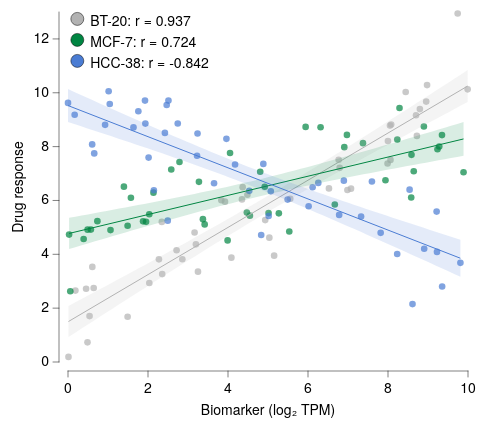

The specification (Vega-Lite) saved for this image:
### Vega-Lite specification from a JSON file in a GitHub repository (floating-point values rounded to 4 significant figures; data arrays with more than 128 entries replaced by an {"elided": "..."} marker saying what was removed)
{"background": null, "config": {"arc": {"fill": "#DBDBDB", "fillOpacity": 1.0, "innerRadius": 43.75, "padAngle": 0.03, "stroke": "black", "strokeOpacity": 1, "strokeWidth": 0.25}, "area": {"fill": "#DBDBDB", "fillOpacity": 1.0, "stroke": "black", "strokeOpacity": 1, "strokeWidth": 0.25}, "axis": {"domain": true, "domainCap": "round", "domainColor": "black", "domainWidth": 0.25, "grid": false, "gridCap": "round", "gridColor": "#F1F1F1", "gridDash": [0, 0], "gridOpacity": 1.0, "gridWidth": 0.25, "labelColor": "black", "labelFont": "Helvetica Neue, HelveticaNeue, Helvetica, Arial, sans-serif", "labelFontSize": 7, "labelFontStyle": "normal", "labelFontWeight": 400, "offset": 4.5, "ticks": true, "tickCap": "round", "tickColor": "black", "tickRound": false, "tickSize": 3, "tickWidth": 0.25, "titleColor": "black", "titleFont": "Helvetica Neue, HelveticaNeue, Helvetica, Arial, sans-serif", "titleFontSize": 7, "titleFontStyle": "normal", "titleFontWeight": 400}, "axisX": {"domain": true, "labelAlign": "center", "labelAngle": 0, "labels": true, "ticks": true, "translate": 0}, "axisY": {"domain": true, "labelAlign": "right", "labelAngle": 0, "labels": true, "ticks": true, "translate": 0}, "axisRight": {"domain": true, "labelAlign": "left", "labelAngle": 0, "labels": true, "ticks": true, "translate": 0}, "axisTop": {"domain": true, "labelAlign": "center", "labelAngle": 0, "labels": true, "ticks": true, "translate": 0}, "axisBand": {"tickOffset": 0}, "bar": {"fill": "#DBDBDB", "fillOpacity": 1.0, "stroke": "black", "strokeOpacity": 1, "strokeWidth": 0.25}, "boxplot": {"size": 15.75, "ticks": {"cornerRadius": 0.25, "fill": "black", "opacity": 1, "size": 7.875, "thickness": 0.25}, "box": {"fillOpacity": 1.0, "stroke": "black", "strokeOpacity": 1, "strokeWidth": 0.25}, "median": {"cornerRadius": 0, "fill": "black", "fillOpacity": 1.0, "opacity": 1, "size": 15.75, "thickness": 0.25}, "rule": {"fill": "black", "fillOpacity": 1.0, "size": 17.5, "stroke": "black", "strokeDash": [0, 0], "strokeOpacity": 1, "strokeWidth": 0.25}, "outliers": {"color": "black", "fill": "black", "fillOpacity": 1.0, "size": 0, "stroke": "black", "strokeOpacity": 1, "strokeWidth": 0.25}}, "circle": {"fill": "black", "fillOpacity": 1.0, "size": 2.188, "stroke": null, "strokeOpacity": 1, "strokeWidth": 0.25}, "errorband": {"band": {"fillOpacity": 0.6, "stroke": null, "strokeWidth": 0.25, "strokeOpacity": 1}, "borders": {"opacity": 0, "strokeOpacity": 0.25, "strokeWidth": 1}}, "errorbar": {"opacity": 1, "rule": {"strokeDash": [0, 0], "strokeWidth": 0.25}, "ticks": {"color": "black", "cornerRadius": 0.125, "opacity": 1, "size": 10.5, "thickness": 0.25}, "thickness": 0.25}, "font": "Helvetica Neue, HelveticaNeue, Helvetica, Arial, sans-serif", "geoshape": {"fill": "#DBDBDB", "fillOpacity": 1.0, "stroke": "black", "strokeOpacity": 1, "strokeWidth": 0.25}, "header": {"labelColor": "black", "labelFont": "Helvetica Neue, HelveticaNeue, Helvetica, Arial, sans-serif", "labelFontSize": 7, "labelFontStyle": "normal", "labelFontWeight": 400, "titleColor": "black", "titleFont": "Helvetica Neue, HelveticaNeue, Helvetica, Arial, sans-serif", "titleFontSize": 7, "titleFontStyle": "normal", "titleFontWeight": 400, "titlePadding": 0}, "legend": {"disable": false, "offset": 4.5, "titlePadding": 4, "labelOffset": 2, "gradientLabelOffset": 2, "gradientLength": 87.5, "gradientThickness": 8.75, "gradientOpacity": 1.0, "gradientStrokeColor": "black", "gradientStrokeWidth": 0.25, "labelColor": "black", "labelFont": "Helvetica Neue, HelveticaNeue, Helvetica, Arial, sans-serif", "labelFontSize": 7, "labelFontStyle": "normal", "labelFontWeight": 400, "strokeColor": "black", "strokeWidth": 0, "symbolSize": 42, "symbolStrokeColor": "black", "symbolStrokeWidth": 0.25, "titleColor": "black", "titleFont": "Helvetica Neue, HelveticaNeue, Helvetica, Arial, sans-serif", "titleFontSize": 7, "titleFontStyle": "normal", "titleFontWeight": 400}, "line": {"color": "black", "stroke": "black", "strokeCap": "butt", "strokeDash": [0, 0], "strokeOpacity": 1, "strokeWidth": 0.5}, "point": {"filled": true, "fill": "#DBDBDB", "fillOpacity": 1.0, "size": 8.75, "stroke": "black", "strokeOpacity": 1, "strokeWidth": 0.25}, "range": {"category": ["#B2B2B2", "#4A7CD3", "#008542", "#664CAF", "#509F98", "#636363", "#284F93", "#005226", "#382864", "#285753"], "diverging": {"scheme": ["#443E60", "#5F597E", "#7C759B", "#9994B6", "#B7B4CC", "#D6D5DC", "#F6F6F6", "#D1DAD9", "#A4C2BF", "#7AA9A4", "#578E89", "#37736E", "#1B5954"]}, "heatmap": {"scheme": ["#440154", "#472270", "#433E82", "#38598C", "#2C728E", "#238A8D", "#24A086", "#39B578", "#5DC862", "#96D646", "#CAE02D", "#FDE724"]}, "ordinal": {"scheme": ["#F1F1F1", "#DBDBDB", "#C6C6C6", "#B2B2B2", "#9D9D9D", "#898989", "#767676", "#636363", "#515151", "#404040", "#2F2F2F", "#1F1F1F"]}, "ramp": {"scheme": ["#440154", "#472270", "#433E82", "#38598C", "#2C728E", "#238A8D", "#24A086", "#39B578", "#5DC862", "#96D646", "#CAE02D", "#FDE724"]}}, "rule": {"color": "black", "stroke": "black", "strokeCap": "round", "strokeDash": [2, 2], "strokeOpacity": 1, "strokeWidth": 0.25}, "scale": {"barBandPaddingInner": 0.1, "rectBandPaddingInner": 0, "tickBandPaddingInner": 0.1, "bandPaddingOuter": 0.1, "bandWithNestedOffsetPaddingInner": 0.2, "bandWithNestedOffsetPaddingOuter": 0.2, "offsetBandPaddingInner": 0, "offsetBandPaddingOuter": 0, "round": false}, "rect": {"fill": "#DBDBDB", "fillOpacity": 1.0, "stroke": "black", "strokeOpacity": 1, "strokeWidth": 0.25}, "square": {"fill": "#DBDBDB", "fillOpacity": 1.0, "size": 17.5, "stroke": "black", "strokeOpacity": 1, "strokeWidth": 0.25}, "text": {"color": "black", "font": "Helvetica Neue, HelveticaNeue, Helvetica, Arial, sans-serif", "fontSize": 7, "fontStyle": "normal", "fontWeight": 400}, "tick": {"color": "black", "cornerRadius": 0.125, "opacity": 1.0, "size": 15.75, "thickness": 0.25}, "title": {"anchor": "middle", "frame": "group", "color": "black", "font": "Helvetica Neue, HelveticaNeue, Helvetica, Arial, sans-serif", "fontSize": 7, "fontStyle": "normal", "fontWeight": 400, "subtitleColor": "black", "subtitleFont": "Helvetica Neue, HelveticaNeue, Helvetica, Arial, sans-serif", "subtitleFontSize": "Helvetica Neue, HelveticaNeue, Helvetica, Arial, sans-serif", "subtitleFontStyle": "normal", "subtitleFontWeight": 400}, "trail": {"color": "black", "opacity": 1, "size": 0.5}, "view": {"continuousWidth": 200, "continuousHeight": 175, "discreteWidth": 200, "discreteHeight": 175, "fill": null, "stroke": null, "strokeWidth": 0.25}}, "layer": [{"data": {"name": "data-aeb621f813ff548d864cbc1ba7ea44aa"}, "mark": {"type": "circle", "opacity": 0.7, "size": 11}, "encoding": {"color": {"field": "cell line", "title": "Cell line", "type": "nominal"}, "x": {"field": "biomarker", "title": "Biomarker (log₂ TPM)", "type": "quantitative"}, "y": {"field": "response", "title": "Drug response", "type": "quantitative"}}}, {"layer": [{"data": {"name": "data-5b9605a0622f52ef3f2c835fb4bdee55"}, "mark": {"type": "area", "fillOpacity": 0.15, "stroke": null, "strokeWidth": 0}, "encoding": {"color": {"field": "cell line", "legend": null, "type": "nominal"}, "x": {"field": "biomarker", "type": "quantitative"}, "y": {"field": "response", "type": "quantitative"}, "y2": {"field": "__ci_hi"}}, "name": "__dysonsphere_26c00cf1b525817f_47"}, {"data": {"name": "data-713ad55b86ab91ca18e055558fb19118"}, "mark": {"type": "line"}, "encoding": {"color": {"field": "cell line", "legend": null, "type": "nominal"}, "x": {"field": "biomarker", "type": "quantitative"}, "y": {"field": "response", "type": "quantitative"}}}, {"data": {"values": [{"cell line": "BT-20", "__dysonsphere__": 1}]}, "mark": {"type": "point", "filled": true, "size": 42, "stroke": "black", "strokeWidth": 0.25}, "encoding": {"color": {"field": "cell line", "legend": null, "type": "nominal"}, "x": {"value": 4.66}, "y": {"value": 3.45}}}, {"data": {"values": [{"__dysonsphere__": 1}]}, "mark": {"type": "text", "align": "left", "baseline": "top", "dx": 0, "dy": 0, "fontSize": 7}, "encoding": {"text": {"value": "BT-20: r = 0.937"}, "x": {"value": 11.11}, "y": {"value": 1.0}}}, {"data": {"name": "data-9a3b3ce47fc1957dc85262453c30ab1f"}, "mark": {"type": "area", "fillOpacity": 0.15, "stroke": null, "strokeWidth": 0}, "encoding": {"color": {"field": "cell line", "legend": null, "type": "nominal"}, "x": {"field": "biomarker", "type": "quantitative"}, "y": {"field": "response", "type": "quantitative"}, "y2": {"field": "__ci_hi"}}, "name": "__dysonsphere_d251c693c0a038a7_48"}, {"data": {"name": "data-f25d4e025d71637d7f1a8f2dce3f0268"}, "mark": {"type": "line"}, "encoding": {"color": {"field": "cell line", "legend": null, "type": "nominal"}, "x": {"field": "biomarker", "type": "quantitative"}, "y": {"field": "response", "type": "quantitative"}}}, {"data": {"values": [{"cell line": "MCF-7", "__dysonsphere__": 1}]}, "mark": {"type": "point", "filled": true, "size": 42, "stroke": "black", "strokeWidth": 0.25}, "encoding": {"color": {"field": "cell line", "legend": null, "type": "nominal"}, "x": {"value": 4.66}, "y": {"value": 13.95}}}, {"data": {"values": [{"__dysonsphere__": 1}]}, "mark": {"type": "text", "align": "left", "baseline": "top", "dx": 0, "dy": 0, "fontSize": 7}, "encoding": {"text": {"value": "MCF-7: r = 0.724"}, "x": {"value": 11.11}, "y": {"value": 11.5}}}, {"data": {"name": "data-dd8661d0aac82987c835da9307697e50"}, "mark": {"type": "area", "fillOpacity": 0.15, "stroke": null, "strokeWidth": 0}, "encoding": {"color": {"field": "cell line", "legend": null, "type": "nominal"}, "x": {"field": "biomarker", "type": "quantitative"}, "y": {"field": "response", "type": "quantitative"}, "y2": {"field": "__ci_hi"}}, "name": "__dysonsphere_f53abd72141ee444_49"}, {"data": {"name": "data-82315b846c24b0703f99c9dc12426a5e"}, "mark": {"type": "line"}, "encoding": {"color": {"field": "cell line", "legend": null, "type": "nominal"}, "x": {"field": "biomarker", "type": "quantitative"}, "y": {"field": "response", "type": "quantitative"}}}, {"data": {"values": [{"cell line": "HCC-38", "__dysonsphere__": 1}]}, "mark": {"type": "point", "filled": true, "size": 42, "stroke": "black", "strokeWidth": 0.25}, "encoding": {"color": {"field": "cell line", "legend": null, "type": "nominal"}, "x": {"value": 4.66}, "y": {"value": 24.45}}}, {"data": {"values": [{"__dysonsphere__": 1}]}, "mark": {"type": "text", "align": "left", "baseline": "top", "dx": 0, "dy": 0, "fontSize": 7}, "encoding": {"text": {"value": "HCC-38: r = -0.842"}, "x": {"value": 11.11}, "y": {"value": 22.0}}}]}], "$schema": "https://vega.github.io/schema/vega-lite/v6.4.1.json", "datasets": {"data-aeb621f813ff548d864cbc1ba7ea44aa": {"elided": "135 records"}, "data-5b9605a0622f52ef3f2c835fb4bdee55": [{"biomarker": 0.012, "response": 0.927, "__ci_hi": 2.081, "cell line": "BT-20", "__dysonsphere__": 1}, {"biomarker": 0.1704, "response": 1.079, "__ci_hi": 2.207, "cell line": "BT-20", "__dysonsphere__": 1}, {"biomarker": 0.3288, "response": 1.232, "__ci_hi": 2.332, "cell line": "BT-20", "__dysonsphere__": 1}, {"biomarker": 0.4872, "response": 1.384, "__ci_hi": 2.458, "cell line": "BT-20", "__dysonsphere__": 1}, {"biomarker": 0.6456, "response": 1.535, "__ci_hi": 2.584, "cell line": "BT-20", "__dysonsphere__": 1}, {"biomarker": 0.804, "response": 1.687, "__ci_hi": 2.71, "cell line": "BT-20", "__dysonsphere__": 1}, {"biomarker": 0.9625, "response": 1.839, "__ci_hi": 2.836, "cell line": "BT-20", "__dysonsphere__": 1}, {"biomarker": 1.121, "response": 1.99, "__ci_hi": 2.962, "cell line": "BT-20", "__dysonsphere__": 1}, {"biomarker": 1.279, "response": 2.141, "__ci_hi": 3.088, "cell line": "BT-20", "__dysonsphere__": 1}, {"biomarker": 1.438, "response": 2.292, "__ci_hi": 3.215, "cell line": "BT-20", "__dysonsphere__": 1}, {"biomarker": 1.596, "response": 2.443, "__ci_hi": 3.342, "cell line": "BT-20", "__dysonsphere__": 1}, {"biomarker": 1.754, "response": 2.593, "__ci_hi": 3.469, "cell line": "BT-20", "__dysonsphere__": 1}, {"biomarker": 1.913, "response": 2.743, "__ci_hi": 3.597, "cell line": "BT-20", "__dysonsphere__": 1}, {"biomarker": 2.071, "response": 2.893, "__ci_hi": 3.725, "cell line": "BT-20", "__dysonsphere__": 1}, {"biomarker": 2.23, "response": 3.043, "__ci_hi": 3.853, "cell line": "BT-20", "__dysonsphere__": 1}, {"biomarker": 2.388, "response": 3.192, "__ci_hi": 3.981, "cell line": "BT-20", "__dysonsphere__": 1}, {"biomarker": 2.547, "response": 3.341, "__ci_hi": 4.11, "cell line": "BT-20", "__dysonsphere__": 1}, {"biomarker": 2.705, "response": 3.489, "__ci_hi": 4.239, "cell line": "BT-20", "__dysonsphere__": 1}, {"biomarker": 2.863, "response": 3.637, "__ci_hi": 4.369, "cell line": "BT-20", "__dysonsphere__": 1}, {"biomarker": 3.022, "response": 3.785, "__ci_hi": 4.499, "cell line": "BT-20", "__dysonsphere__": 1}, {"biomarker": 3.18, "response": 3.932, "__ci_hi": 4.63, "cell line": "BT-20", "__dysonsphere__": 1}, {"biomarker": 3.339, "response": 4.078, "__ci_hi": 4.761, "cell line": "BT-20", "__dysonsphere__": 1}, {"biomarker": 3.497, "response": 4.224, "__ci_hi": 4.893, "cell line": "BT-20", "__dysonsphere__": 1}, {"biomarker": 3.655, "response": 4.369, "__ci_hi": 5.025, "cell line": "BT-20", "__dysonsphere__": 1}, {"biomarker": 3.814, "response": 4.514, "__ci_hi": 5.158, "cell line": "BT-20", "__dysonsphere__": 1}, {"biomarker": 3.972, "response": 4.658, "__ci_hi": 5.292, "cell line": "BT-20", "__dysonsphere__": 1}, {"biomarker": 4.131, "response": 4.801, "__ci_hi": 5.426, "cell line": "BT-20", "__dysonsphere__": 1}, {"biomarker": 4.289, "response": 4.943, "__ci_hi": 5.561, "cell line": "BT-20", "__dysonsphere__": 1}, {"biomarker": 4.447, "response": 5.085, "__ci_hi": 5.697, "cell line": "BT-20", "__dysonsphere__": 1}, {"biomarker": 4.606, "response": 5.226, "__ci_hi": 5.834, "cell line": "BT-20", "__dysonsphere__": 1}, {"biomarker": 4.764, "response": 5.366, "__ci_hi": 5.972, "cell line": "BT-20", "__dysonsphere__": 1}, {"biomarker": 4.923, "response": 5.505, "__ci_hi": 6.11, "cell line": "BT-20", "__dysonsphere__": 1}, {"biomarker": 5.081, "response": 5.643, "__ci_hi": 6.25, "cell line": "BT-20", "__dysonsphere__": 1}, {"biomarker": 5.239, "response": 5.781, "__ci_hi": 6.39, "cell line": "BT-20", "__dysonsphere__": 1}, {"biomarker": 5.398, "response": 5.918, "__ci_hi": 6.531, "cell line": "BT-20", "__dysonsphere__": 1}, {"biomarker": 5.556, "response": 6.053, "__ci_hi": 6.672, "cell line": "BT-20", "__dysonsphere__": 1}, {"biomarker": 5.715, "response": 6.189, "__ci_hi": 6.815, "cell line": "BT-20", "__dysonsphere__": 1}, {"biomarker": 5.873, "response": 6.323, "__ci_hi": 6.958, "cell line": "BT-20", "__dysonsphere__": 1}, {"biomarker": 6.032, "response": 6.457, "__ci_hi": 7.102, "cell line": "BT-20", "__dysonsphere__": 1}, {"biomarker": 6.19, "response": 6.589, "__ci_hi": 7.247, "cell line": "BT-20", "__dysonsphere__": 1}, {"biomarker": 6.348, "response": 6.722, "__ci_hi": 7.392, "cell line": "BT-20", "__dysonsphere__": 1}, {"biomarker": 6.507, "response": 6.853, "__ci_hi": 7.538, "cell line": "BT-20", "__dysonsphere__": 1}, {"biomarker": 6.665, "response": 6.985, "__ci_hi": 7.685, "cell line": "BT-20", "__dysonsphere__": 1}, {"biomarker": 6.824, "response": 7.115, "__ci_hi": 7.832, "cell line": "BT-20", "__dysonsphere__": 1}, {"biomarker": 6.982, "response": 7.245, "__ci_hi": 7.979, "cell line": "BT-20", "__dysonsphere__": 1}, {"biomarker": 7.14, "response": 7.375, "__ci_hi": 8.128, "cell line": "BT-20", "__dysonsphere__": 1}, {"biomarker": 7.299, "response": 7.504, "__ci_hi": 8.276, "cell line": "BT-20", "__dysonsphere__": 1}, {"biomarker": 7.457, "response": 7.633, "__ci_hi": 8.425, "cell line": "BT-20", "__dysonsphere__": 1}, {"biomarker": 7.616, "response": 7.761, "__ci_hi": 8.574, "cell line": "BT-20", "__dysonsphere__": 1}, {"biomarker": 7.774, "response": 7.889, "__ci_hi": 8.724, "cell line": "BT-20", "__dysonsphere__": 1}, {"biomarker": 7.932, "response": 8.017, "__ci_hi": 8.874, "cell line": "BT-20", "__dysonsphere__": 1}, {"biomarker": 8.091, "response": 8.144, "__ci_hi": 9.024, "cell line": "BT-20", "__dysonsphere__": 1}, {"biomarker": 8.249, "response": 8.271, "__ci_hi": 9.174, "cell line": "BT-20", "__dysonsphere__": 1}, {"biomarker": 8.408, "response": 8.398, "__ci_hi": 9.325, "cell line": "BT-20", "__dysonsphere__": 1}, {"biomarker": 8.566, "response": 8.525, "__ci_hi": 9.476, "cell line": "BT-20", "__dysonsphere__": 1}, {"biomarker": 8.724, "response": 8.651, "__ci_hi": 9.627, "cell line": "BT-20", "__dysonsphere__": 1}, {"biomarker": 8.883, "response": 8.778, "__ci_hi": 9.779, "cell line": "BT-20", "__dysonsphere__": 1}, {"biomarker": 9.041, "response": 8.904, "__ci_hi": 9.93, "cell line": "BT-20", "__dysonsphere__": 1}, {"biomarker": 9.2, "response": 9.03, "__ci_hi": 10.08, "cell line": "BT-20", "__dysonsphere__": 1}, {"biomarker": 9.358, "response": 9.155, "__ci_hi": 10.23, "cell line": "BT-20", "__dysonsphere__": 1}, {"biomarker": 9.517, "response": 9.281, "__ci_hi": 10.39, "cell line": "BT-20", "__dysonsphere__": 1}, {"biomarker": 9.675, "response": 9.406, "__ci_hi": 10.54, "cell line": "BT-20", "__dysonsphere__": 1}, {"biomarker": 9.833, "response": 9.532, "__ci_hi": 10.69, "cell line": "BT-20", "__dysonsphere__": 1}, {"biomarker": 9.992, "response": 9.657, "__ci_hi": 10.84, "cell line": "BT-20", "__dysonsphere__": 1}], "data-713ad55b86ab91ca18e055558fb19118": [{"biomarker": 0.012, "response": 1.504, "cell line": "BT-20", "__dysonsphere__": 1}, {"biomarker": 9.992, "response": 10.25, "cell line": "BT-20", "__dysonsphere__": 1}], "data-9a3b3ce47fc1957dc85262453c30ab1f": [{"biomarker": 0.02745, "response": 4.195, "__ci_hi": 5.355, "cell line": "MCF-7", "__dysonsphere__": 1}, {"biomarker": 0.184, "response": 4.264, "__ci_hi": 5.397, "cell line": "MCF-7", "__dysonsphere__": 1}, {"biomarker": 0.3405, "response": 4.333, "__ci_hi": 5.439, "cell line": "MCF-7", "__dysonsphere__": 1}, {"biomarker": 0.497, "response": 4.402, "__ci_hi": 5.482, "cell line": "MCF-7", "__dysonsphere__": 1}, {"biomarker": 0.6536, "response": 4.471, "__ci_hi": 5.524, "cell line": "MCF-7", "__dysonsphere__": 1}, {"biomarker": 0.8101, "response": 4.54, "__ci_hi": 5.567, "cell line": "MCF-7", "__dysonsphere__": 1}, {"biomarker": 0.9666, "response": 4.608, "__ci_hi": 5.61, "cell line": "MCF-7", "__dysonsphere__": 1}, {"biomarker": 1.123, "response": 4.677, "__ci_hi": 5.653, "cell line": "MCF-7", "__dysonsphere__": 1}, {"biomarker": 1.28, "response": 4.745, "__ci_hi": 5.697, "cell line": "MCF-7", "__dysonsphere__": 1}, {"biomarker": 1.436, "response": 4.812, "__ci_hi": 5.74, "cell line": "MCF-7", "__dysonsphere__": 1}, {"biomarker": 1.593, "response": 4.88, "__ci_hi": 5.784, "cell line": "MCF-7", "__dysonsphere__": 1}, {"biomarker": 1.749, "response": 4.947, "__ci_hi": 5.829, "cell line": "MCF-7", "__dysonsphere__": 1}, {"biomarker": 1.906, "response": 5.014, "__ci_hi": 5.873, "cell line": "MCF-7", "__dysonsphere__": 1}, {"biomarker": 2.062, "response": 5.08, "__ci_hi": 5.918, "cell line": "MCF-7", "__dysonsphere__": 1}, {"biomarker": 2.219, "response": 5.147, "__ci_hi": 5.963, "cell line": "MCF-7", "__dysonsphere__": 1}, {"biomarker": 2.375, "response": 5.212, "__ci_hi": 6.009, "cell line": "MCF-7", "__dysonsphere__": 1}, {"biomarker": 2.532, "response": 5.278, "__ci_hi": 6.055, "cell line": "MCF-7", "__dysonsphere__": 1}, {"biomarker": 2.688, "response": 5.343, "__ci_hi": 6.101, "cell line": "MCF-7", "__dysonsphere__": 1}, {"biomarker": 2.845, "response": 5.407, "__ci_hi": 6.148, "cell line": "MCF-7", "__dysonsphere__": 1}, {"biomarker": 3.001, "response": 5.471, "__ci_hi": 6.196, "cell line": "MCF-7", "__dysonsphere__": 1}, {"biomarker": 3.158, "response": 5.534, "__ci_hi": 6.244, "cell line": "MCF-7", "__dysonsphere__": 1}, {"biomarker": 3.315, "response": 5.597, "__ci_hi": 6.293, "cell line": "MCF-7", "__dysonsphere__": 1}, {"biomarker": 3.471, "response": 5.659, "__ci_hi": 6.342, "cell line": "MCF-7", "__dysonsphere__": 1}, {"biomarker": 3.628, "response": 5.721, "__ci_hi": 6.392, "cell line": "MCF-7", "__dysonsphere__": 1}, {"biomarker": 3.784, "response": 5.781, "__ci_hi": 6.443, "cell line": "MCF-7", "__dysonsphere__": 1}, {"biomarker": 3.941, "response": 5.841, "__ci_hi": 6.494, "cell line": "MCF-7", "__dysonsphere__": 1}, {"biomarker": 4.097, "response": 5.901, "__ci_hi": 6.546, "cell line": "MCF-7", "__dysonsphere__": 1}, {"biomarker": 4.254, "response": 5.959, "__ci_hi": 6.599, "cell line": "MCF-7", "__dysonsphere__": 1}, {"biomarker": 4.41, "response": 6.017, "__ci_hi": 6.653, "cell line": "MCF-7", "__dysonsphere__": 1}, {"biomarker": 4.567, "response": 6.073, "__ci_hi": 6.708, "cell line": "MCF-7", "__dysonsphere__": 1}, {"biomarker": 4.723, "response": 6.129, "__ci_hi": 6.763, "cell line": "MCF-7", "__dysonsphere__": 1}, {"biomarker": 4.88, "response": 6.184, "__ci_hi": 6.82, "cell line": "MCF-7", "__dysonsphere__": 1}, {"biomarker": 5.036, "response": 6.239, "__ci_hi": 6.877, "cell line": "MCF-7", "__dysonsphere__": 1}, {"biomarker": 5.193, "response": 6.292, "__ci_hi": 6.935, "cell line": "MCF-7", "__dysonsphere__": 1}, {"biomarker": 5.349, "response": 6.345, "__ci_hi": 6.994, "cell line": "MCF-7", "__dysonsphere__": 1}, {"biomarker": 5.506, "response": 6.397, "__ci_hi": 7.053, "cell line": "MCF-7", "__dysonsphere__": 1}, {"biomarker": 5.662, "response": 6.448, "__ci_hi": 7.114, "cell line": "MCF-7", "__dysonsphere__": 1}, {"biomarker": 5.819, "response": 6.498, "__ci_hi": 7.175, "cell line": "MCF-7", "__dysonsphere__": 1}, {"biomarker": 5.975, "response": 6.548, "__ci_hi": 7.236, "cell line": "MCF-7", "__dysonsphere__": 1}, {"biomarker": 6.132, "response": 6.597, "__ci_hi": 7.299, "cell line": "MCF-7", "__dysonsphere__": 1}, {"biomarker": 6.289, "response": 6.645, "__ci_hi": 7.362, "cell line": "MCF-7", "__dysonsphere__": 1}, {"biomarker": 6.445, "response": 6.693, "__ci_hi": 7.425, "cell line": "MCF-7", "__dysonsphere__": 1}, {"biomarker": 6.602, "response": 6.74, "__ci_hi": 7.49, "cell line": "MCF-7", "__dysonsphere__": 1}, {"biomarker": 6.758, "response": 6.787, "__ci_hi": 7.554, "cell line": "MCF-7", "__dysonsphere__": 1}, {"biomarker": 6.915, "response": 6.833, "__ci_hi": 7.619, "cell line": "MCF-7", "__dysonsphere__": 1}, {"biomarker": 7.071, "response": 6.879, "__ci_hi": 7.685, "cell line": "MCF-7", "__dysonsphere__": 1}, {"biomarker": 7.228, "response": 6.925, "__ci_hi": 7.751, "cell line": "MCF-7", "__dysonsphere__": 1}, {"biomarker": 7.384, "response": 6.97, "__ci_hi": 7.817, "cell line": "MCF-7", "__dysonsphere__": 1}, {"biomarker": 7.541, "response": 7.015, "__ci_hi": 7.884, "cell line": "MCF-7", "__dysonsphere__": 1}, {"biomarker": 7.697, "response": 7.059, "__ci_hi": 7.951, "cell line": "MCF-7", "__dysonsphere__": 1}, {"biomarker": 7.854, "response": 7.103, "__ci_hi": 8.018, "cell line": "MCF-7", "__dysonsphere__": 1}, {"biomarker": 8.01, "response": 7.147, "__ci_hi": 8.086, "cell line": "MCF-7", "__dysonsphere__": 1}, {"biomarker": 8.167, "response": 7.19, "__ci_hi": 8.154, "cell line": "MCF-7", "__dysonsphere__": 1}, {"biomarker": 8.323, "response": 7.234, "__ci_hi": 8.222, "cell line": "MCF-7", "__dysonsphere__": 1}, {"biomarker": 8.48, "response": 7.277, "__ci_hi": 8.29, "cell line": "MCF-7", "__dysonsphere__": 1}, {"biomarker": 8.636, "response": 7.32, "__ci_hi": 8.359, "cell line": "MCF-7", "__dysonsphere__": 1}, {"biomarker": 8.793, "response": 7.362, "__ci_hi": 8.428, "cell line": "MCF-7", "__dysonsphere__": 1}, {"biomarker": 8.949, "response": 7.405, "__ci_hi": 8.497, "cell line": "MCF-7", "__dysonsphere__": 1}, {"biomarker": 9.106, "response": 7.447, "__ci_hi": 8.566, "cell line": "MCF-7", "__dysonsphere__": 1}, {"biomarker": 9.263, "response": 7.489, "__ci_hi": 8.635, "cell line": "MCF-7", "__dysonsphere__": 1}, {"biomarker": 9.419, "response": 7.531, "__ci_hi": 8.704, "cell line": "MCF-7", "__dysonsphere__": 1}, {"biomarker": 9.576, "response": 7.573, "__ci_hi": 8.774, "cell line": "MCF-7", "__dysonsphere__": 1}, {"biomarker": 9.732, "response": 7.615, "__ci_hi": 8.843, "cell line": "MCF-7", "__dysonsphere__": 1}, {"biomarker": 9.889, "response": 7.657, "__ci_hi": 8.913, "cell line": "MCF-7", "__dysonsphere__": 1}], "data-f25d4e025d71637d7f1a8f2dce3f0268": [{"biomarker": 0.02745, "response": 4.775, "cell line": "MCF-7", "__dysonsphere__": 1}, {"biomarker": 9.889, "response": 8.285, "cell line": "MCF-7", "__dysonsphere__": 1}], "data-dd8661d0aac82987c835da9307697e50": [{"biomarker": 1.36e-05, "response": 8.912, "__ci_hi": 10.14, "cell line": "HCC-38", "__dysonsphere__": 1}, {"biomarker": 0.1557, "response": 8.837, "__ci_hi": 10.03, "cell line": "HCC-38", "__dysonsphere__": 1}, {"biomarker": 0.3115, "response": 8.762, "__ci_hi": 9.928, "cell line": "HCC-38", "__dysonsphere__": 1}, {"biomarker": 0.4672, "response": 8.686, "__ci_hi": 9.824, "cell line": "HCC-38", "__dysonsphere__": 1}, {"biomarker": 0.6229, "response": 8.611, "__ci_hi": 9.719, "cell line": "HCC-38", "__dysonsphere__": 1}, {"biomarker": 0.7786, "response": 8.535, "__ci_hi": 9.615, "cell line": "HCC-38", "__dysonsphere__": 1}, {"biomarker": 0.9343, "response": 8.459, "__ci_hi": 9.511, "cell line": "HCC-38", "__dysonsphere__": 1}, {"biomarker": 1.09, "response": 8.382, "__ci_hi": 9.408, "cell line": "HCC-38", "__dysonsphere__": 1}, {"biomarker": 1.246, "response": 8.306, "__ci_hi": 9.304, "cell line": "HCC-38", "__dysonsphere__": 1}, {"biomarker": 1.401, "response": 8.229, "__ci_hi": 9.201, "cell line": "HCC-38", "__dysonsphere__": 1}, {"biomarker": 1.557, "response": 8.151, "__ci_hi": 9.098, "cell line": "HCC-38", "__dysonsphere__": 1}, {"biomarker": 1.713, "response": 8.074, "__ci_hi": 8.996, "cell line": "HCC-38", "__dysonsphere__": 1}, {"biomarker": 1.869, "response": 7.996, "__ci_hi": 8.894, "cell line": "HCC-38", "__dysonsphere__": 1}, {"biomarker": 2.024, "response": 7.918, "__ci_hi": 8.792, "cell line": "HCC-38", "__dysonsphere__": 1}, {"biomarker": 2.18, "response": 7.839, "__ci_hi": 8.691, "cell line": "HCC-38", "__dysonsphere__": 1}, {"biomarker": 2.336, "response": 7.76, "__ci_hi": 8.59, "cell line": "HCC-38", "__dysonsphere__": 1}, {"biomarker": 2.492, "response": 7.68, "__ci_hi": 8.489, "cell line": "HCC-38", "__dysonsphere__": 1}, {"biomarker": 2.647, "response": 7.6, "__ci_hi": 8.389, "cell line": "HCC-38", "__dysonsphere__": 1}, {"biomarker": 2.803, "response": 7.519, "__ci_hi": 8.29, "cell line": "HCC-38", "__dysonsphere__": 1}, {"biomarker": 2.959, "response": 7.438, "__ci_hi": 8.191, "cell line": "HCC-38", "__dysonsphere__": 1}, {"biomarker": 3.114, "response": 7.356, "__ci_hi": 8.093, "cell line": "HCC-38", "__dysonsphere__": 1}, {"biomarker": 3.27, "response": 7.273, "__ci_hi": 7.996, "cell line": "HCC-38", "__dysonsphere__": 1}, {"biomarker": 3.426, "response": 7.19, "__ci_hi": 7.899, "cell line": "HCC-38", "__dysonsphere__": 1}, {"biomarker": 3.582, "response": 7.106, "__ci_hi": 7.804, "cell line": "HCC-38", "__dysonsphere__": 1}, {"biomarker": 3.737, "response": 7.021, "__ci_hi": 7.708, "cell line": "HCC-38", "__dysonsphere__": 1}, {"biomarker": 3.893, "response": 6.935, "__ci_hi": 7.614, "cell line": "HCC-38", "__dysonsphere__": 1}, {"biomarker": 4.049, "response": 6.848, "__ci_hi": 7.521, "cell line": "HCC-38", "__dysonsphere__": 1}, {"biomarker": 4.204, "response": 6.76, "__ci_hi": 7.429, "cell line": "HCC-38", "__dysonsphere__": 1}, {"biomarker": 4.36, "response": 6.672, "__ci_hi": 7.337, "cell line": "HCC-38", "__dysonsphere__": 1}, {"biomarker": 4.516, "response": 6.582, "__ci_hi": 7.247, "cell line": "HCC-38", "__dysonsphere__": 1}, {"biomarker": 4.672, "response": 6.492, "__ci_hi": 7.157, "cell line": "HCC-38", "__dysonsphere__": 1}, {"biomarker": 4.827, "response": 6.4, "__ci_hi": 7.069, "cell line": "HCC-38", "__dysonsphere__": 1}, {"biomarker": 4.983, "response": 6.308, "__ci_hi": 6.981, "cell line": "HCC-38", "__dysonsphere__": 1}, {"biomarker": 5.139, "response": 6.215, "__ci_hi": 6.894, "cell line": "HCC-38", "__dysonsphere__": 1}, {"biomarker": 5.294, "response": 6.12, "__ci_hi": 6.808, "cell line": "HCC-38", "__dysonsphere__": 1}, {"biomarker": 5.45, "response": 6.025, "__ci_hi": 6.723, "cell line": "HCC-38", "__dysonsphere__": 1}, {"biomarker": 5.606, "response": 5.93, "__ci_hi": 6.639, "cell line": "HCC-38", "__dysonsphere__": 1}, {"biomarker": 5.762, "response": 5.833, "__ci_hi": 6.556, "cell line": "HCC-38", "__dysonsphere__": 1}, {"biomarker": 5.917, "response": 5.736, "__ci_hi": 6.473, "cell line": "HCC-38", "__dysonsphere__": 1}, {"biomarker": 6.073, "response": 5.638, "__ci_hi": 6.391, "cell line": "HCC-38", "__dysonsphere__": 1}, {"biomarker": 6.229, "response": 5.539, "__ci_hi": 6.31, "cell line": "HCC-38", "__dysonsphere__": 1}, {"biomarker": 6.384, "response": 5.44, "__ci_hi": 6.229, "cell line": "HCC-38", "__dysonsphere__": 1}, {"biomarker": 6.54, "response": 5.34, "__ci_hi": 6.149, "cell line": "HCC-38", "__dysonsphere__": 1}, {"biomarker": 6.696, "response": 5.239, "__ci_hi": 6.069, "cell line": "HCC-38", "__dysonsphere__": 1}, {"biomarker": 6.852, "response": 5.138, "__ci_hi": 5.99, "cell line": "HCC-38", "__dysonsphere__": 1}, {"biomarker": 7.007, "response": 5.037, "__ci_hi": 5.911, "cell line": "HCC-38", "__dysonsphere__": 1}, {"biomarker": 7.163, "response": 4.935, "__ci_hi": 5.833, "cell line": "HCC-38", "__dysonsphere__": 1}, {"biomarker": 7.319, "response": 4.833, "__ci_hi": 5.755, "cell line": "HCC-38", "__dysonsphere__": 1}, {"biomarker": 7.475, "response": 4.731, "__ci_hi": 5.677, "cell line": "HCC-38", "__dysonsphere__": 1}, {"biomarker": 7.63, "response": 4.628, "__ci_hi": 5.6, "cell line": "HCC-38", "__dysonsphere__": 1}, {"biomarker": 7.786, "response": 4.525, "__ci_hi": 5.523, "cell line": "HCC-38", "__dysonsphere__": 1}, {"biomarker": 7.942, "response": 4.421, "__ci_hi": 5.447, "cell line": "HCC-38", "__dysonsphere__": 1}, {"biomarker": 8.097, "response": 4.318, "__ci_hi": 5.37, "cell line": "HCC-38", "__dysonsphere__": 1}, {"biomarker": 8.253, "response": 4.214, "__ci_hi": 5.294, "cell line": "HCC-38", "__dysonsphere__": 1}, {"biomarker": 8.409, "response": 4.11, "__ci_hi": 5.218, "cell line": "HCC-38", "__dysonsphere__": 1}, {"biomarker": 8.565, "response": 4.005, "__ci_hi": 5.142, "cell line": "HCC-38", "__dysonsphere__": 1}, {"biomarker": 8.72, "response": 3.901, "__ci_hi": 5.067, "cell line": "HCC-38", "__dysonsphere__": 1}, {"biomarker": 8.876, "response": 3.796, "__ci_hi": 4.992, "cell line": "HCC-38", "__dysonsphere__": 1}, {"biomarker": 9.032, "response": 3.691, "__ci_hi": 4.916, "cell line": "HCC-38", "__dysonsphere__": 1}, {"biomarker": 9.187, "response": 3.586, "__ci_hi": 4.841, "cell line": "HCC-38", "__dysonsphere__": 1}, {"biomarker": 9.343, "response": 3.481, "__ci_hi": 4.766, "cell line": "HCC-38", "__dysonsphere__": 1}, {"biomarker": 9.499, "response": 3.376, "__ci_hi": 4.692, "cell line": "HCC-38", "__dysonsphere__": 1}, {"biomarker": 9.655, "response": 3.271, "__ci_hi": 4.617, "cell line": "HCC-38", "__dysonsphere__": 1}, {"biomarker": 9.81, "response": 3.165, "__ci_hi": 4.543, "cell line": "HCC-38", "__dysonsphere__": 1}], "data-82315b846c24b0703f99c9dc12426a5e": [{"biomarker": 1.36e-05, "response": 9.525, "cell line": "HCC-38", "__dysonsphere__": 1}, {"biomarker": 9.81, "response": 3.854, "cell line": "HCC-38", "__dysonsphere__": 1}]}}
